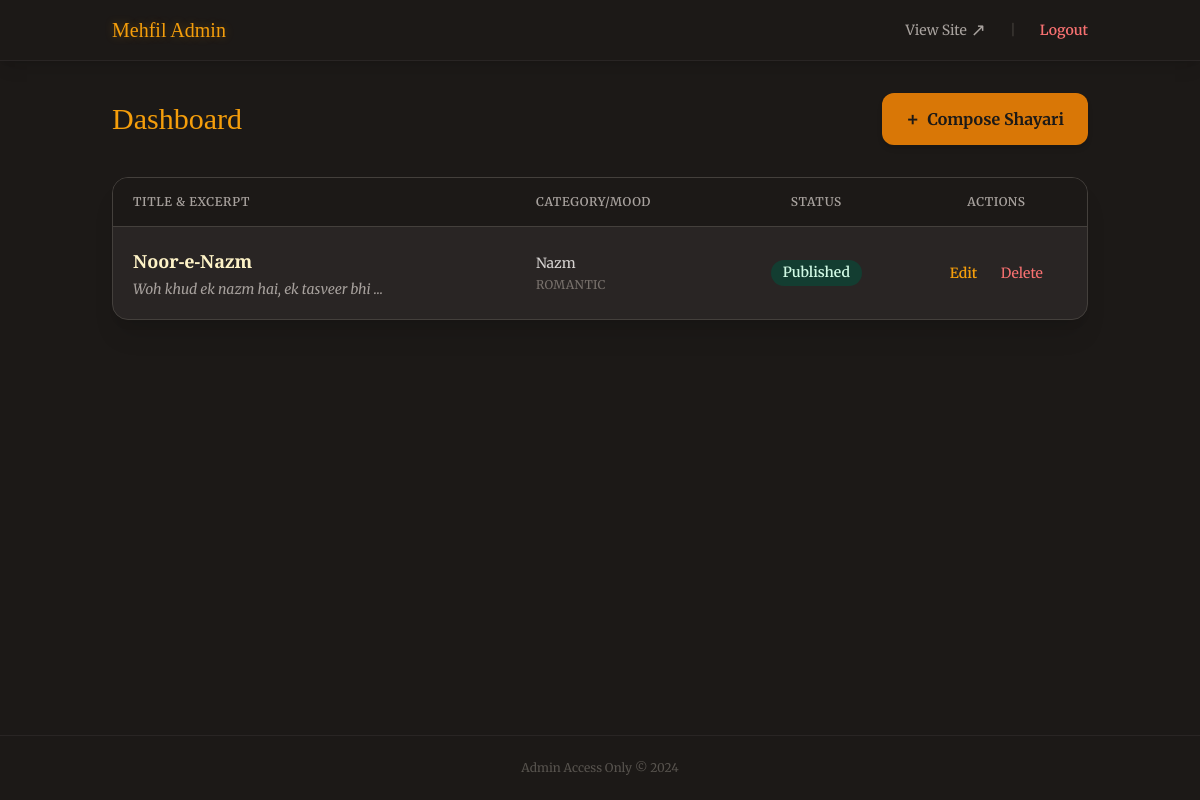
Screenshot of /admin/dashboard (signed in) with the database file from the repository.
### tables this page shows
CREATE TABLE shayari (
    id INTEGER PRIMARY KEY AUTOINCREMENT,
    title TEXT NOT NULL,
    content TEXT NOT NULL,
    category TEXT,
    mood TEXT,
    created_at TIMESTAMP DEFAULT CURRENT_TIMESTAMP,
    is_published INTEGER DEFAULT 0
);

### app.py (the view)
@app.route('/admin/dashboard')
@login_required
def admin_dashboard():
    conn = get_db_connection()
    shayari_list = []
    if conn:
        cursor = conn.cursor()
        cursor.execute("SELECT * FROM shayari ORDER BY created_at DESC")
        shayari_list = cursor.fetchall()
        cursor.close()
    return render_template('admin/dashboard.html', shayari_list=shayari_list)

### app.py (called while the page is built)
def get_db_connection():
    if 'db' not in g:
        try:
            g.db = sqlite3.connect(
                app.config['DATABASE'],
                detect_types=sqlite3.PARSE_DECLTYPES | sqlite3.PARSE_COLNAMES
            )
            g.db.row_factory = sqlite3.Row
        except sqlite3.Error as err:
            print(f"Error connecting to database: {err}")
            return None
    return g.db

@app.teardown_appcontext
def close_db_connection(exception):
    db = g.pop('db', None)
    if db is not None:
        db.close()

def login_required(view):
    @functools.wraps(view)
    def wrapped_view(**kwargs):
        if session.get('admin_id') is None:
            return redirect(url_for('login'))
        return view(**kwargs)
    return wrapped_view

### templates/admin/dashboard.html (shortened to what this page needs)
{% extends 'admin/base.html' %}
{% block content %}
<div class="flex justify-between items-center mb-8">
    <h2 class="text-3xl font-heading text-amber-500">Dashboard</h2>
    <a href="{{ url_for('add_shayari') }}" class="btn-primary flex items-center gap-2">
        <span class="text-xl">+</span> Compose Shayari
    </a>
</div>
<div class="bg-stone-800 shadow-xl rounded-xl-custom overflow-hidden border border-stone-700">
    <table class="min-w-full leading-normal">
        <thead>
            <tr>
                <th
                    class="px-5 py-4 border-b border-stone-700 bg-stone-900 text-left text-xs font-semibold text-stone-400 uppercase tracking-wider">
                    Title & Excerpt
                </th>
                <th
                    class="px-5 py-4 border-b border-stone-700 bg-stone-900 text-left text-xs font-semibold text-stone-400 uppercase tracking-wider">
                    Category/Mood
                </th>
                <th
                    class="px-5 py-4 border-b border-stone-700 bg-stone-900 text-center text-xs font-semibold text-stone-400 uppercase tracking-wider">
                    Status
                </th>
                <th
                    class="px-5 py-4 border-b border-stone-700 bg-stone-900 text-center text-xs font-semibold text-stone-400 uppercase tracking-wider">
                    Actions
                </th>
            </tr>
        </thead>
        <tbody class="divide-y divide-stone-700">
            {% for item in shayari_list %}
            <tr class="admin-table-row">
                <td class="px-5 py-5 text-sm">
                    <div class="font-bold text-amber-100 mb-1 text-lg font-heading">{{ item.title }}</div>
                    <div class="text-stone-400 truncate w-64 italic">{{ item.content }}</div>
                </td>
                <td class="px-5 py-5 text-sm">
                    <p class="text-stone-300 whitespace-no-wrap mb-1">{{ item.category }}</p>
                    <p class="text-stone-500 text-xs uppercase tracking-wide">{{ item.mood }}</p>
                </td>
                <td class="px-5 py-5 text-center text-sm">
                    {% if item.is_published %}
                    <span class="relative inline-block px-3 py-1 font-semibold text-emerald-100 leading-tight">
                        <span aria-hidden class="absolute inset-0 bg-emerald-900 opacity-60 rounded-full"></span>
                        <span class="relative">Published</span>
                    </span>
                    {% else %}
                    <span class="relative inline-block px-3 py-1 font-semibold text-stone-400 leading-tight">
                        <span aria-hidden class="absolute inset-0 bg-stone-700 opacity-60 rounded-full"></span>
                        <span class="relative">Draft</span>
                    </span>
                    {% endif %}
                </td>
                <td class="px-5 py-5 text-center text-sm space-x-3">
                    <a href="{{ url_for('edit_shayari', id=item.id) }}"
                        class="text-amber-500 hover:text-amber-400 font-semibold transition-colors">Edit</a>
                    <form action="{{ url_for('delete_shayari', id=item.id) }}" method="POST" class="inline"
                        onsubmit="return confirm('Are you sure you want to burn this poetry?');">
                        <button type="submit"
                            class="text-red-400 hover:text-red-300 ml-2 transition-colors">Delete</button>
                    </form>
                </td>
            </tr>
            {% endfor %}
        </tbody>
    </table>
</div>
{% endblock %}

### static/css/mehfil.css (style rules this page uses)
:root { --color-bg-dark: #1c1917; --color-text-gold: #f59e0b; --color-text-cream: #fffbeb; }
body { background-color: var(--color-bg-dark); color: var(--color-text-cream); font-family: 'Merriweather', serif; }
h1, h2, h3, h4, h5, h6 { font-family: 'Cinzel Decorative', cursive; }
.rounded-xl-custom { border-radius: 1rem; }
.btn-primary { background-color: #d97706; color: #1c1917; border-radius: 0.75rem; padding: 0.75rem 1.5rem; font-weight: 700; transition: all 0.3s ease; box-shadow: 0 4px 6px -1px rgba(0, 0, 0, 0.1), 0 2px 4px -1px rgba(0, 0, 0, 0.06); }

### rows the page displays
shayari: title "Noor-e-Nazm", content "Woh khud ek nazm hai, ek tasveer bhi…", category "Nazm", mood "ROMANTIC", is_published 1 (drawn)
